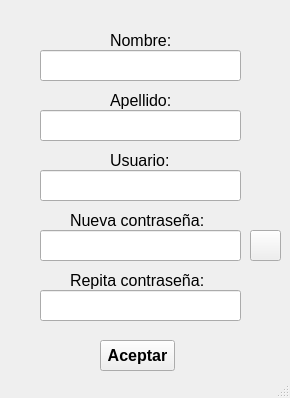
<?xml version="1.0" encoding="UTF-8"?>
<ui version="4.0">
 <class>MainWindow</class>
 <widget class="QMainWindow" name="MainWindow">
  <property name="geometry">
   <rect>
    <x>0</x>
    <y>0</y>
    <width>290</width>
    <height>398</height>
   </rect>
  </property>
  <property name="windowTitle">
   <string>Cambio de credenciales</string>
  </property>
  <widget class="QWidget" name="centralwidget">
   <widget class="QLineEdit" name="txt_nameUser">
    <property name="geometry">
     <rect>
      <x>40</x>
      <y>50</y>
      <width>201</width>
      <height>31</height>
     </rect>
    </property>
    <property name="font">
     <font>
      <family>Microsoft Sans Serif</family>
      <pointsize>12</pointsize>
     </font>
    </property>
   </widget>
   <widget class="QLabel" name="label_4">
    <property name="geometry">
     <rect>
      <x>110</x>
      <y>30</y>
      <width>61</width>
      <height>21</height>
     </rect>
    </property>
    <property name="font">
     <font>
      <family>Microsoft Sans Serif</family>
      <pointsize>12</pointsize>
     </font>
    </property>
    <property name="text">
     <string>Nombre:</string>
    </property>
   </widget>
   <widget class="QLabel" name="label_5">
    <property name="geometry">
     <rect>
      <x>110</x>
      <y>90</y>
      <width>61</width>
      <height>21</height>
     </rect>
    </property>
    <property name="font">
     <font>
      <family>Microsoft Sans Serif</family>
      <pointsize>12</pointsize>
     </font>
    </property>
    <property name="text">
     <string>Apellido:</string>
    </property>
   </widget>
   <widget class="QLineEdit" name="txt_apellidoUser">
    <property name="geometry">
     <rect>
      <x>40</x>
      <y>110</y>
      <width>201</width>
      <height>31</height>
     </rect>
    </property>
    <property name="font">
     <font>
      <family>Microsoft Sans Serif</family>
      <pointsize>12</pointsize>
     </font>
    </property>
   </widget>
   <widget class="QLabel" name="label_6">
    <property name="geometry">
     <rect>
      <x>110</x>
      <y>150</y>
      <width>61</width>
      <height>21</height>
     </rect>
    </property>
    <property name="font">
     <font>
      <family>Microsoft Sans Serif</family>
      <pointsize>12</pointsize>
     </font>
    </property>
    <property name="text">
     <string>Usuario:</string>
    </property>
   </widget>
   <widget class="QLineEdit" name="txt_user">
    <property name="geometry">
     <rect>
      <x>40</x>
      <y>170</y>
      <width>201</width>
      <height>31</height>
     </rect>
    </property>
    <property name="font">
     <font>
      <family>Microsoft Sans Serif</family>
      <pointsize>12</pointsize>
     </font>
    </property>
   </widget>
   <widget class="QLabel" name="label_7">
    <property name="geometry">
     <rect>
      <x>70</x>
      <y>210</y>
      <width>141</width>
      <height>21</height>
     </rect>
    </property>
    <property name="font">
     <font>
      <family>Microsoft Sans Serif</family>
      <pointsize>12</pointsize>
     </font>
    </property>
    <property name="text">
     <string>Nueva contraseña:</string>
    </property>
   </widget>
   <widget class="QLineEdit" name="txt_passwordNew">
    <property name="geometry">
     <rect>
      <x>40</x>
      <y>230</y>
      <width>201</width>
      <height>31</height>
     </rect>
    </property>
    <property name="font">
     <font>
      <family>Microsoft Sans Serif</family>
      <pointsize>12</pointsize>
     </font>
    </property>
    <property name="echoMode">
     <enum>QLineEdit::Password</enum>
    </property>
   </widget>
   <widget class="QLabel" name="label_8">
    <property name="geometry">
     <rect>
      <x>70</x>
      <y>270</y>
      <width>141</width>
      <height>21</height>
     </rect>
    </property>
    <property name="font">
     <font>
      <family>Microsoft Sans Serif</family>
      <pointsize>12</pointsize>
     </font>
    </property>
    <property name="text">
     <string>Repita contraseña:</string>
    </property>
   </widget>
   <widget class="QLineEdit" name="txt_passwordNew1">
    <property name="geometry">
     <rect>
      <x>40</x>
      <y>290</y>
      <width>201</width>
      <height>31</height>
     </rect>
    </property>
    <property name="font">
     <font>
      <family>Microsoft Sans Serif</family>
      <pointsize>12</pointsize>
     </font>
    </property>
    <property name="echoMode">
     <enum>QLineEdit::Password</enum>
    </property>
   </widget>
   <widget class="QPushButton" name="btn_aceptarCreden">
    <property name="geometry">
     <rect>
      <x>100</x>
      <y>340</y>
      <width>75</width>
      <height>31</height>
     </rect>
    </property>
    <property name="font">
     <font>
      <family>Microsoft Sans Serif</family>
      <pointsize>12</pointsize>
      <bold>true</bold>
     </font>
    </property>
    <property name="text">
     <string>Aceptar</string>
    </property>
   </widget>
   <widget class="QToolButton" name="btn_verPass">
    <property name="geometry">
     <rect>
      <x>250</x>
      <y>230</y>
      <width>31</width>
      <height>31</height>
     </rect>
    </property>
    <property name="text">
     <string/>
    </property>
   </widget>
  </widget>
  <widget class="QStatusBar" name="statusbar"/>
 </widget>
 <resources/>
 <connections/>
</ui>
